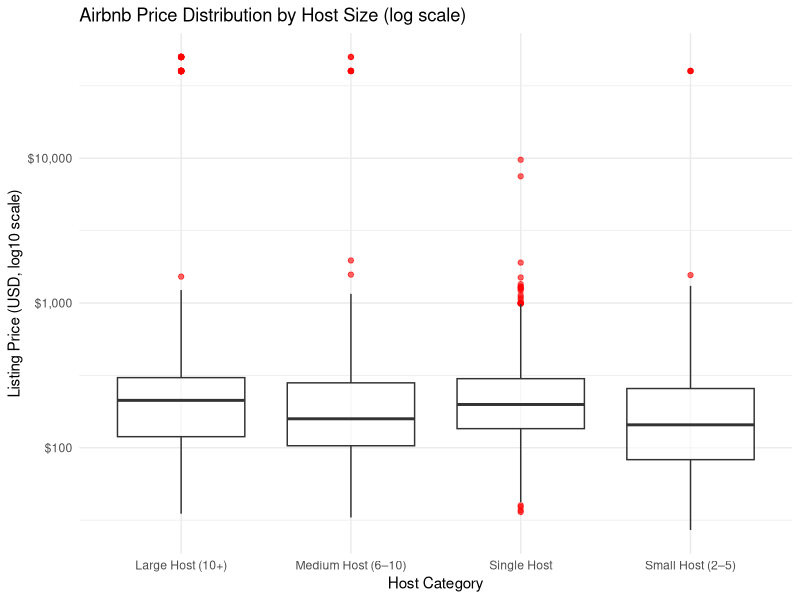

Reproduce this figure in R.
## ---- chunk 1
# Question 4

# Load packages
library(ggplot2)
library(dplyr)

listings <- read.csv("listings.csv")
View(listings)

str(listings)
colnames(listings)
sum(is.na(listings$neighbourhood_group))


#Clean data - remove listings with no price
sum(is.na(listings$price))


listings_clean <- listings %>%
  filter(!is.na(price)) %>%
  mutate(
    host_category = case_when(
      calculated_host_listings_count == 1 ~ "Single Host",
      calculated_host_listings_count <= 5 ~ "Small Host (2–5)",
      calculated_host_listings_count <= 10 ~ "Medium Host (6–10)",
      TRUE ~ "Large Host (10+)"
    )
  )

ggplot(listings_clean, aes(x = host_category, y = price)) +
  geom_boxplot(outlier.color = "red", alpha = 0.6) +
  scale_y_log10(labels = scales::dollar_format()) +
  labs(
    title = "Airbnb Price Distribution by Host Size (log scale)",
    y = "Listing Price (USD, log10 scale)",
    x = "Host Category"
  ) +
  theme_minimal()


#EDA
summary_stats <- listings_clean %>%
  group_by(host_category) %>%
  summarise(
    count = n(),
    mean_price = mean(price, na.rm = TRUE),
    median_price = median(price, na.rm = TRUE),
    sd_price = sd(price, na.rm = TRUE),
    min_price = min(price, na.rm = TRUE),
    q1 = quantile(price, 0.25, na.rm = TRUE),
    q3 = quantile(price, 0.75, na.rm = TRUE),
    max_price = max(price, na.rm = TRUE)
  )

summary_stats

#ANOVA Testing
anovaRes <- aov(price ~ host_category, data = listings_clean)
summary(anovaRes)
